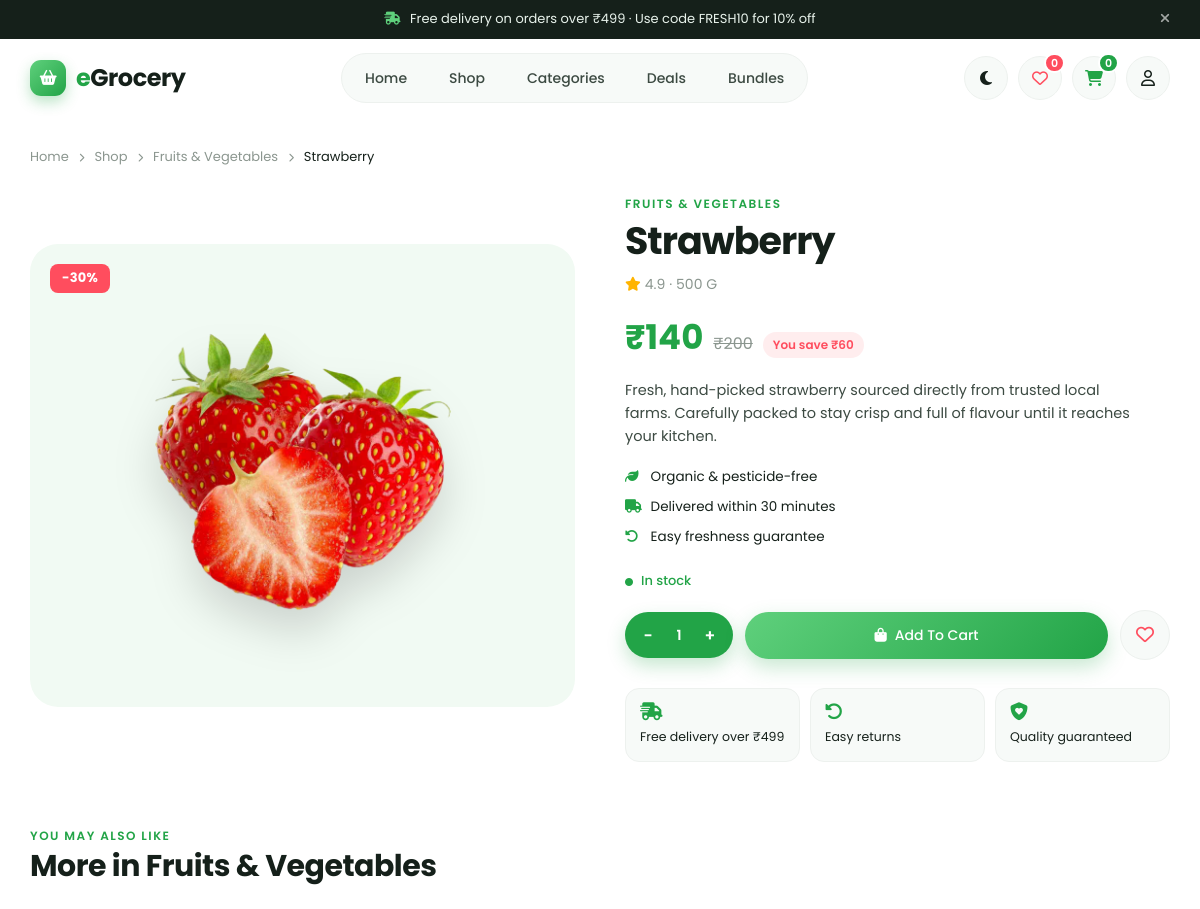
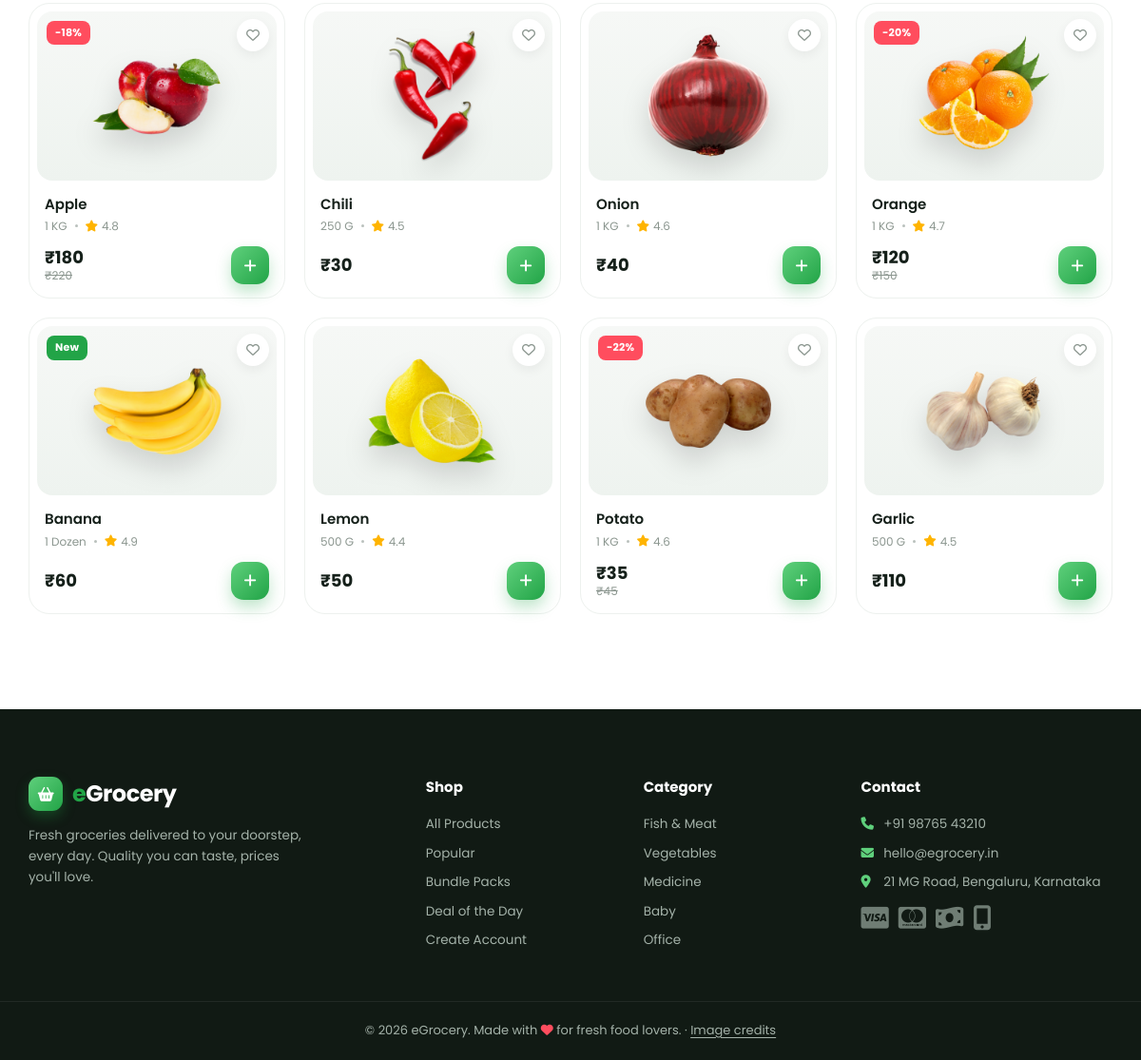
Page /product/strawberry/ on the committed database (2 pictures, top to bottom).
### store/models.py (models this page shows, shortened)
class SiteSettings(models.Model):
    store_name = models.CharField(max_length=60, default="eGrocery")
    show_announcement = models.BooleanField(default=True)
    announcement = models.CharField(max_length=160, default="Free delivery on orders over ₹499 · Use code FRESH10 for 10% off")
    free_delivery_over = models.DecimalField("Free delivery over (₹)", max_digits=8, decimal_places=2, default=Decimal("499"))
    delivery_fee = models.DecimalField("Delivery fee (₹)", max_digits=8, decimal_places=2, default=Decimal("40"))
    delivery_minutes = models.PositiveIntegerField("Average delivery time (minutes)", default=30)
    hero_badge = models.CharField(max_length=80, default="Delivered in 30 minutes")
    hero_title = models.CharField(max_length=80, default="Everyday groceries,")
    hero_highlight = models.CharField(max_length=40, default="freshly", help_text="Word shown in green italics.")
    hero_title_end = models.CharField(max_length=60, default="delivered.")
    hero_subtitle = models.CharField(max_length=255, default="Farm-fresh produce, quality meat and daily essentials — picked this morning and at your door before you know it.")
    happy_customers = models.CharField(max_length=20, default="12K+", help_text="e.g. 12K+")
    store_rating = models.DecimalField(max_digits=2, decimal_places=1, default=Decimal("4.9"))
    footer_about = models.CharField(max_length=255, default="Fresh groceries delivered to your doorstep, every day. Quality you can taste, prices you'll love.")
    phone = models.CharField(max_length=40, default="+91 98765 43210")
    email = models.EmailField(default="hello@egrocery.in")
    address = models.CharField(max_length=160, default="21 MG Road, Bengaluru, Karnataka")
    facebook_url = models.URLField(blank=True)
    instagram_url = models.URLField(blank=True)
    twitter_url = models.URLField("X / Twitter URL", blank=True)
    youtube_url = models.URLField(blank=True)
    class Meta:
        verbose_name = "Site settings"
        verbose_name_plural = "Site settings"
    @classmethod
    def load(cls):
        obj, _ = cls.objects.get_or_create(pk=1)
        return obj

class Product(models.Model):
    category = models.ForeignKey(Category, on_delete=models.PROTECT, related_name="products")
    name = models.CharField(max_length=120)
    slug = models.SlugField(unique=True, blank=True)
    unit = models.CharField(max_length=40, help_text="e.g. 1 KG, 500 G, 12 PCS")
    description = models.TextField(blank=True, help_text="Bundles: what's inside (short list). Other products: the text shown on the product page and quick view.")
    price = models.DecimalField("Price (₹)", max_digits=8, decimal_places=2)
    old_price = models.DecimalField("Old price (₹)", max_digits=8, decimal_places=2, null=True, blank=True, help_text="Set to show a discount badge.")
    rating = models.DecimalField(max_digits=2, decimal_places=1, default=Decimal("4.5"),
                                 validators=[MinValueValidator(0), MaxValueValidator(5)])
    image = models.ImageField(upload_to="products/")
    stock = models.PositiveIntegerField(default=100)
    is_popular = models.BooleanField(default=False, help_text="Show in 'Popular Product'.")
    is_new = models.BooleanField(default=False)
    is_bundle = models.BooleanField(default=False, help_text="Show in 'Popular Bundle Pack'.")
    is_active = models.BooleanField(default=True)
    order = models.PositiveIntegerField(default=0)
    created_at = models.DateTimeField(auto_now_add=True)
    objects = ProductQuerySet.as_manager()
    class Meta:
        ordering = ["order", "id"]
    def get_absolute_url(self):
        return reverse("product_detail", args=[self.slug])
    @property
    def discount_percent(self):
        if self.old_price and self.old_price > self.price:
            return round((1 - self.price / self.old_price) * 100)
        return 0
    @property
    def savings(self):
        return self.old_price - self.price if self.old_price and self.old_price > self.price else 0
    @property
    def in_stock(self):
        return self.stock > 0
    def to_dict(self):
        return {
            "id": self.id,
            "name": self.name,
            "slug": self.slug,
            "url": self.get_absolute_url(),
            "unit": self.unit,
            "desc": self.description,
            "price": float(self.price),
            "oldPrice": float(self.old_price) if self.old_price else None,
            "rating": float(self.rating),
            "img": self.image.url if self.image else "",
            "cat": self.category.slug,
            "catTitle": self.category.display_title,
            "popular": self.is_popular,
            "isNew": self.is_new,
            "bundle": self.is_bundle,
            "stock": self.stock,
        }

class Category(models.Model):
    name = models.CharField(max_length=80)
    slug = models.SlugField(unique=True)
    title = models.CharField(max_length=120, blank=True, help_text="Long name shown as the product heading, e.g. 'Fruits & Vegetables'.")
    icon = models.CharField(max_length=60, default="fa-solid fa-basket-shopping", help_text="Font Awesome classes, e.g. 'fa-solid fa-carrot'.")
    order = models.PositiveIntegerField(default=0)
    show_in_menu = models.BooleanField(default=True, help_text="Show as a card in the Category section.")
    class Meta:
        ordering = ["order", "name"]
        verbose_name_plural = "categories"
    @property
    def display_title(self):
        return self.title or self.name

### store/views.py (the view)
# urls.py: path("product/<slug:slug>/", views.product_detail, name="product_detail"),
def product_detail(request, slug):
    product = get_object_or_404(Product.objects.active().select_related("category"), slug=slug)
    return render(request, "store/product_detail.html", {"product": product})

### templates/store/product_detail.html (shortened to what this page needs)
{% extends "base.html" %}
{% load store_extras %}
{% block content %}
<section class="page container">
  <nav class="crumbs">
    <a href="{% url 'home' %}">Home</a><i class="fa-solid fa-chevron-right"></i>
    <a href="{% url 'shop' %}">Shop</a><i class="fa-solid fa-chevron-right"></i>
    <a href="{% url 'shop_category' product.category.slug %}">{{ product.category.display_title }}</a><i class="fa-solid fa-chevron-right"></i>
    <span>{{ product.name }}</span>
  </nav>
  <div class="pd">
    <div class="pd-img">
      {% if product.discount_percent %}<span class="card-badge">-{{ product.discount_percent }}%</span>{% elif product.is_new %}<span class="card-badge new">New</span>{% endif %}
      <img src="{{ product.image.url }}" alt="{{ product.name }}" />
    </div>
    <div class="pd-info">
      <span class="eyebrow">{{ product.category.display_title }}</span>
      <h1>{{ product.name }}</h1>
      <div class="rating"><i class="fa-solid fa-star"></i> {{ product.rating }} <span>· {{ product.unit }}</span></div>
      <div class="qv-price">
        <b>{{ product.price|inr }}</b>
        {% if product.old_price %}<s>{{ product.old_price|inr }}</s>
          <span class="save">You save {{ product.savings|inr }}</span>{% endif %}
      </div>
      <p class="pd-desc" id="pdDesc" data-id="{{ product.id }}">{{ product.description }}</p>
      <ul class="qv-points" id="pdPoints"></ul>
      {% if product.in_stock %}
        <p class="stock {% if product.stock < 10 %}low{% endif %}">
          <i class="fa-solid fa-circle"></i>
          {% if product.stock < 10 %}Only {{ product.stock }} left — order soon{% else %}In stock{% endif %}
        </p>
        <div class="qv-actions">
          <div class="stepper big">
            <button type="button" id="pdMinus" aria-label="Decrease">−</button><span id="pdQty">1</span><button type="button" id="pdPlus" aria-label="Increase">+</button>
          </div>
          <button class="btn" id="pdAdd" data-id="{{ product.id }}"><i class="fa-solid fa-bag-shopping"></i> Add To Cart</button>
          <button class="icon-btn pd-wish" data-wish="{{ product.id }}" aria-label="Wishlist"></button>
        </div>
      {% else %}
        <p class="stock out"><i class="fa-solid fa-circle"></i> Out of stock</p>
      {% endif %}
      <div class="pd-perks">
        <div><i class="fa-solid fa-truck-fast"></i><span>Free delivery over {{ free_delivery_over|inr }}</span></div>
        <div><i class="fa-solid fa-rotate-left"></i><span>Easy returns</span></div>
        <div><i class="fa-solid fa-shield-heart"></i><span>Quality guaranteed</span></div>
      </div>
    </div>
  </div>
  <div class="section-head" style="margin-top:60px">
    <div><span class="eyebrow">You may also like</span><h2>More in {{ product.category.display_title }}</h2></div>
  </div>
  <div class="product-grid" id="relatedGrid" data-cat="{{ product.category.slug }}" data-exclude="{{ product.id }}"></div>
</section>
{% endblock %}

### templates/base.html (shortened to what this page needs)
{% load static store_extras %}<!DOCTYPE html>
<html lang="en">
<head>
  <link rel="stylesheet" href="https://cdnjs.cloudflare.com/ajax/libs/font-awesome/6.5.1/css/all.min.css" />
  <link rel="stylesheet" href="{% static 'css/style.css' %}" />
  <link rel="stylesheet" href="{% static 'css/components.css' %}" />
  <link rel="stylesheet" href="{% static 'css/pages.css' %}" />
  <link rel="stylesheet" href="{% static 'css/hero.css' %}" />
</head>
<body class="{% block body_class %}{% endblock %}">
  {% if site.show_announcement and site.announcement %}
  <div class="topbar" id="topbar">
    <div class="container topbar-inner">
      <p><i class="fa-solid fa-truck-fast"></i> {{ site.announcement }}</p>
      <button class="topbar-close" id="topbarClose" aria-label="Dismiss"><i class="fa-solid fa-xmark"></i></button>
    </div>
  </div>
  {% endif %}
  <header class="header" id="header">
    <div class="container nav">
      <a href="{% url 'home' %}" class="logo"><span class="logo-mark"><i class="fa-solid fa-basket-shopping"></i></span><span class="logo-e">e</span>Grocery</a>
      <nav class="nav-menu" id="navMenu">
        <a href="{% url 'home' %}" class="nav-link" data-section="home">Home</a>
        <a href="{% url 'shop' %}" class="nav-link{% if request.resolver_match.url_name == 'shop' or request.resolver_match.url_name == 'shop_category' %} active{% endif %}">Shop</a>
        <a href="{% url 'home' %}#categories" class="nav-link" data-section="categories">Categories</a>
        <a href="{% url 'home' %}#deal" class="nav-link" data-section="deal">Deals</a>
        <a href="{% url 'home' %}#packages" class="nav-link" data-section="packages">Bundles</a>
      </nav>
      <div class="nav-icons">
        <button class="icon-btn" id="themeBtn" aria-label="Toggle dark mode"></button>
        <button class="icon-btn icon-red" id="wishBtn" aria-label="Wishlist">
          <i class="fa-regular fa-heart"></i>
          <span class="badge badge-red" id="wishCount">{{ store_state.wishlist|length }}</span>
        </button>
        <button class="icon-btn icon-green" id="cartBtn" aria-label="Cart">
          <i class="fa-solid fa-cart-shopping"></i>
          <span class="badge" id="cartCount">{{ store_state.cart.count }}</span>
        </button>
        <div class="user-menu" id="userMenu">
          {% if user.is_authenticated %}
            <button class="icon-btn avatar-btn" id="userBtn" aria-label="Account" aria-expanded="false">
              {{ user.first_name|default:user.username|first|upper }}
            </button>
            <div class="user-drop" id="userDrop">
              <div class="user-head">
                <b>{{ user.get_full_name|default:user.username }}</b>
                <small>{{ user.email }}</small>
              </div>
              <a href="{% url 'my_orders' %}"><i class="fa-solid fa-receipt"></i> My Orders</a>
              <button type="button" data-open="wishDrawer"><i class="fa-regular fa-heart"></i> Wishlist</button>
              {% if user.is_staff %}<a href="{% url 'admin:index' %}"><i class="fa-solid fa-gauge"></i> Admin Dashboard</a>{% endif %}
              <form method="post" action="{% url 'logout' %}">
                {% csrf_token %}
                <button type="submit"><i class="fa-solid fa-arrow-right-from-bracket"></i> Log out</button>
              </form>
            </div>
          {% else %}
            <a class="icon-btn" href="{% url 'login' %}?next={{ request.get_full_path|urlencode }}" aria-label="Log in"><i class="fa-regular fa-user"></i></a>
          {% endif %}
        </div>
      </div>
    </div>
  </header>
  <main>
    {% block content %}{% endblock %}
  </main>
  <footer class="footer">
    <div class="container footer-grid">
      <div>
        <a href="{% url 'home' %}" class="logo logo-light"><span class="logo-mark"><i class="fa-solid fa-basket-shopping"></i></span><span class="logo-e">e</span>Grocery</a>
        <p class="f-about">{{ site.footer_about }}</p>
      </div>
      <div>
        <h4>Shop</h4>
        <a href="{% url 'shop' %}">All Products</a>
        <a href="{% url 'home' %}#products">Popular</a>
        <a href="{% url 'home' %}#packages">Bundle Packs</a>
        <a href="{% url 'home' %}#deal">Deal of the Day</a>
        {% if user.is_authenticated %}<a href="{% url 'my_orders' %}">My Orders</a>{% else %}<a href="{% url 'signup' %}">Create Account</a>{% endif %}
      </div>
      <div>
        <h4>Category</h4>
        {% for c in menu_categories|slice:":5" %}
          <a href="{% url 'shop_category' c.slug %}">{{ c.name }}</a>
        {% endfor %}
      </div>
      <div>
        <h4>Contact</h4>
        <p><i class="fa-solid fa-phone"></i> <a href="tel:{{ site.phone|cut:' ' }}">{{ site.phone }}</a></p>
        <p><i class="fa-solid fa-envelope"></i> <a href="mailto:{{ site.email }}">{{ site.email }}</a></p>
        <p><i class="fa-solid fa-location-dot"></i> {{ site.address }}</p>
        <div class="pay">
          <i class="fa-brands fa-cc-visa" title="Visa"></i><i class="fa-brands fa-cc-mastercard" title="Mastercard"></i><i class="fa-solid fa-money-bill-wave" title="Cash on delivery"></i><i class="fa-solid fa-mobile-screen-button" title="UPI"></i>
        </div>
      </div>
    </div>
    <div class="copy">© <span id="year"></span> eGrocery. Made with <i class="fa-solid fa-heart"></i> for fresh food lovers. · <a href="{% static 'images/CREDITS.txt' %}">Image credits</a></div>
  </footer>
</body>
</html>

### rows in the picture
SiteSettings: announcement "Free delivery on orders over ₹499 · Use code FRESH10 for 10% off", free_delivery_over "₹499", footer_about "Fresh groceries delivered to your doorstep, every day. Quality you can taste, prices you'll love.", phone "+91 98765 43210", email "hello@egrocery.in", address "21 MG Road, Bengaluru, Karnataka"
Product: category.display_title "Fruits & Vegetables", name "Strawberry", discount_percent "30", image (picture), category.display_title "FRUITS & VEGETABLES", rating "4.9", unit "500 G", price|inr "₹140", old_price|inr "₹200", savings|inr "₹60", description "Fresh, hand-picked strawberry sourced directly from trusted local farms. Carefully packed to stay crisp and full of flavour until it reaches your kitchen."
Category: name "Fish & Meat"
Category: name "Vegetables"
Category: name "Medicine"
Category: name "Baby"
Category: name "Office"

### other values in the picture
{{ store_state.wishlist|length }} "0"
{{ store_state.cart.count }} "0"
